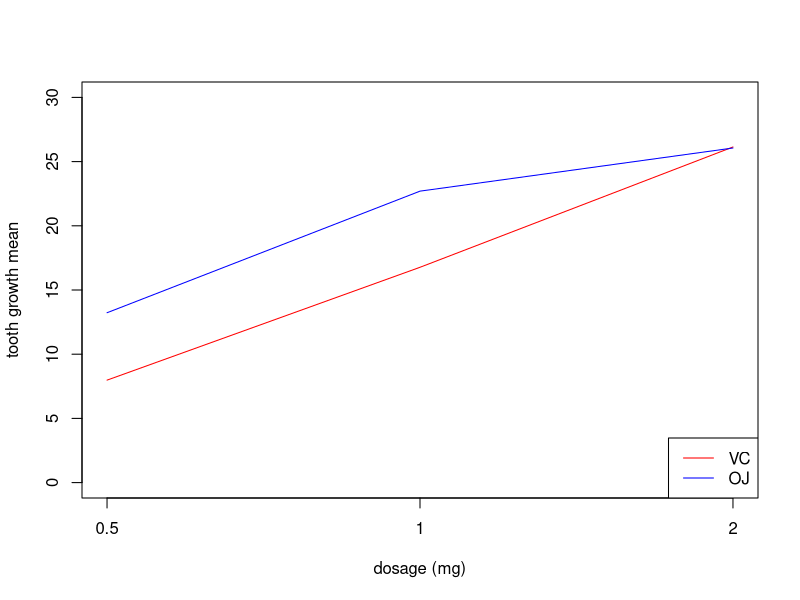
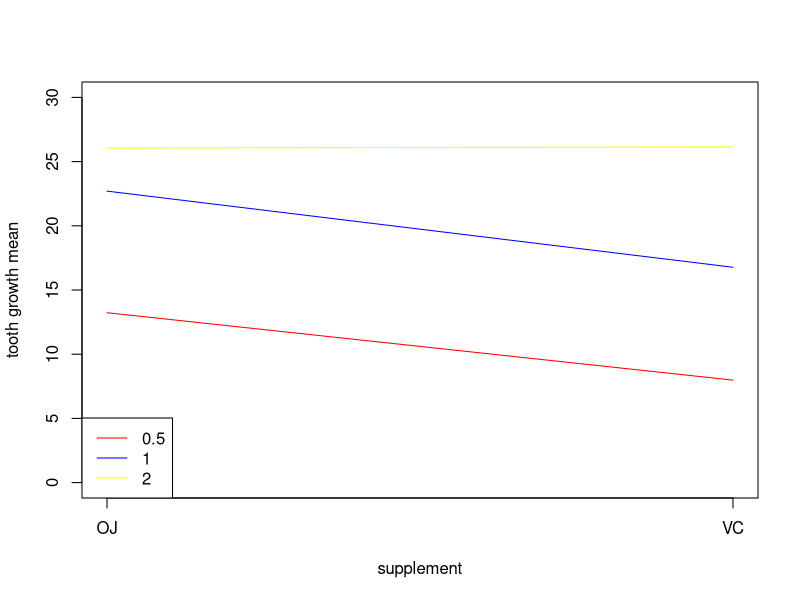

Recreate these plots in R, in order.
## ---- chunk 1
data(ToothGrowth)
str(ToothGrowth)
## ---- chunk 2
ToothGrowth$dose <- factor(ToothGrowth$dose)
## ---- chunk 3
onlyVC <- subset(ToothGrowth, supp == "VC")
onlyOJ <- subset(ToothGrowth, supp == "OJ")
growthVC <- cbind(levels(onlyVC$dose),tapply(onlyVC$len, onlyVC$dose, mean))
growthOJ <- cbind(levels(onlyVC$dose),tapply(onlyOJ$len, onlyOJ$dose, mean))
plot(growthVC[,2], t="l", col="red", ylim = c(0,30), xaxt="n", xlab ="dosage (mg)", ylab = "tooth growth mean")
lines(growthOJ[,2], t="l",col="blue")
axis(1,at=1:3, labels=levels(onlyVC$dose))
legend("bottomright",legend=c("VC", "OJ"), col=c("red", "blue"), lty=c(1,1))
## ---- chunk 4
only.5 <- subset(ToothGrowth, dose == "0.5")
only1 <- subset(ToothGrowth, dose == "1")
only2 <- subset(ToothGrowth, dose == "2")
growth.5 <- cbind(levels(only.5$supp),tapply(only.5$len, only.5$supp, mean))
growth1 <- cbind(levels(only1$supp),tapply(only1$len, only1$supp, mean))
growth2 <- cbind(levels(only2$supp),tapply(only2$len, only2$supp, mean))
plot(growth.5[,2], t="l", col="red", ylim = c(0,30), xaxt="n", xlab ="supplement", ylab = "tooth growth mean")
lines(growth1[,2], t="l",col="blue")
lines(growth2[,2], t="l",col="yellow")
axis(1,at=1:2, labels=levels(only1$supp))
legend("bottomleft",legend=c("0.5", "1", "2"), col=c("red", "blue", "yellow"), lty=c(1,1))
## ---- chunk 5
getoothlength <- function(the_supp, the_dose) {
    subset(ToothGrowth, supp == the_supp & dose == the_dose)$len
}
## ---- chunk 6
oj = getoothlength("OJ", "0.5")
vc = getoothlength("VC", "0.5")
t.test(oj,vc, paired= FALSE, var.equal=FALSE, alternative="greater")
## ---- chunk 7
oj = getoothlength("OJ", "1")
vc = getoothlength("VC", "1")
t.test(oj,vc, paired= FALSE, var.equal=FALSE, alternative="greater")
## ---- chunk 8
oj = getoothlength("OJ", "2")
vc = getoothlength("VC", "2")
t.test(oj,vc, paired= FALSE, var.equal=FALSE, alternative="greater")
